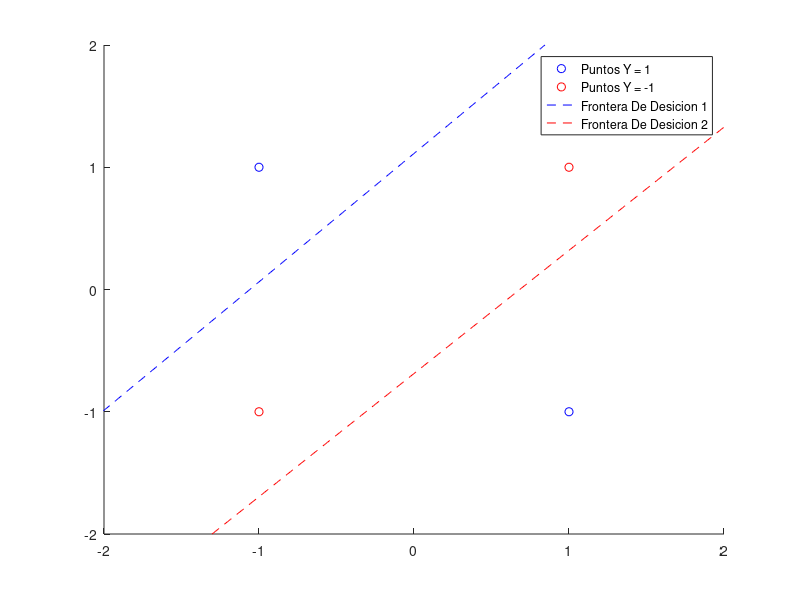

This chart was generated by the following MATLAB code:
close all;
clear;

n_entradas = 2;
neuronas_capa_1 = 2;
neuronas_capa_2 = 1;
error = 0.07;

eta = 0.02;
beta = 1;

x = [   -1, -1;
        -1,  1;
         1, -1;
         1,  1;
    ];

x = [x, ones(2^n_entradas, 1)];

yd = [  -1;
         1;
         1;
        -1;
     ];
 
W = randn(neuronas_capa_1, n_entradas + 1);
w = randn(neuronas_capa_2, neuronas_capa_1 + 1);

aprendio = 0;
 while(aprendio == 0)
    %Actualizo matriz de pesos sinapticos.
    secuencia = randperm(2^n_entradas);
    for i = secuencia
        h_entrada = W * x(i, :)';
        v = tanh(beta * h_entrada);
        h_salida = w * [v; 1];
        y = tanh(beta * h_salida);
        
        delta_salida = beta * (1 - tanh(beta * h_salida).^2) * (yd(i) - y);
        delta_entrada = beta * (1 - tanh(beta * h_entrada).^2) .* w(:, 1:neuronas_capa_1)' * delta_salida;
        
        deltaw = eta * delta_salida * [v; 1];
        w = w + deltaw';
        
        deltaW = eta * delta_entrada * x(i, :);
        W = W + deltaW;
    end
    
    %Chequeo si aprendio.
    ECM = 0;
    y = zeros(2^n_entradas, 1);
    for i = 1:2^n_entradas
        h_entrada = W * x(i, :)';
        v = tanh(beta * h_entrada);
        h_salida = w * [v; 1];
        y(i) = tanh(beta * h_salida);
        ECM = ECM + (y(i) - yd(i))^2;
    end
    if(ECM > error)
        aprendio = 0;
    else
        aprendio = 1;
    end
 end
 
 disp('Error Cuadratico Medio:');
 ECM
 
figure;
hold on;

%Divido los puntos en azules y rojos.
x_azul = [];
x_rojo = [];
for i = 1:2^n_entradas
    if(yd(i) == 1)
        x_azul = [x_azul; x(i,:)];
    else
        x_rojo = [x_rojo; x(i,:)];
    end
end

plot(x_azul(:,1), x_azul(:,2), 'ob');
plot(x_rojo(:,1), x_rojo(:,2), 'or');
axis([-2, 2, -2, 2]);

x1 = -2:0.01:2;
x2 = - W(1,1) / W(1,2) * x1 - W(1,3) / W(1,2);
plot(x2, x1, 'b--');

x2 = - W(2,1) / W(2,2) * x1 - W(2,3) / W(2,2);
plot(x2, x1, 'r--');

legend('Puntos Y = 1', 'Puntos Y = -1', 'Frontera De Desicion 1', ...
    'Frontera De Desicion 2');